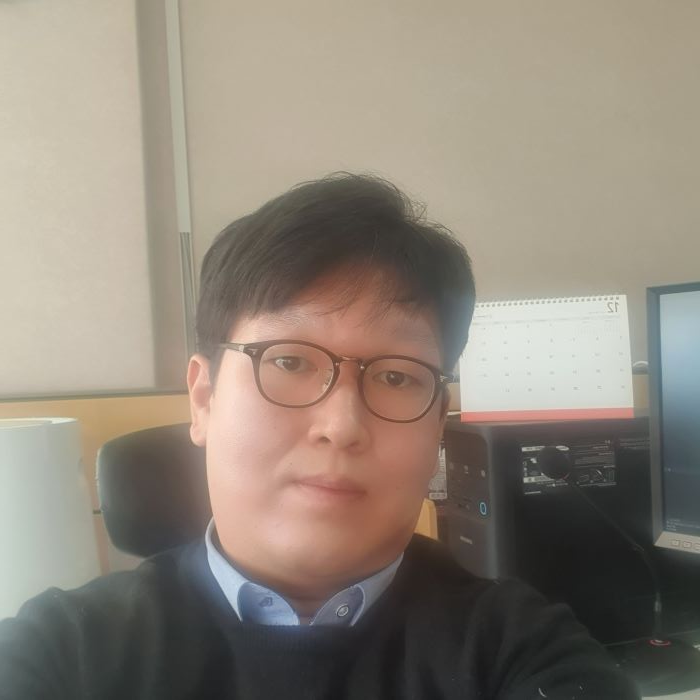
#> input picture image/my_face2.jpg, 700 x 700 px
$ python gender_detect.py
#> lines starting #> are read from the running program, lines starting #| are printed output that depends on the picture; after the words box and inside, x2 and y2 are one past the last pixel; in counts of white or black regions, pixels touching at a corner belong together
### util/CommUtils.py
import numpy as np, cv2

# 이미지 기울기 보정을 위한 함수
# 인자값1 : 원본이미지 / 인자값2 : 얼굴 중심 좌표 / 인자값3 : 양쪽 눈 중심좌표
# 결과값 : 보정된 이미지, 보정된 얼굴 중심 좌표
def doCorrectionImage(image, face_center, eye_centers):

    #양쪽 눈 좌표
    pt0, pt1 = eye_centers

    if pt0[0] > pt1[0]: pt0, pt1 = pt1, pt0

    # 두 좌표간 차분 계산
    dx, dy = np.subtract(pt1, pt0).astype(float)

    #역탄젠트로 기울기 계산
    angle = cv2.fastAtan2(dy, dx)

    # 계산된 기울기만큼 이미지 회전하기
    rot = cv2.getRotationMatrix2D(face_center, angle, 1)

    # 회전된 이미지를 원래 이미지 크기로 자르기
    size = image.shape[1::-1]

    # 보정된 이미지 생성
    correction_image = cv2.warpAffine(image, rot, size, cv2.INTER_CUBIC)

    # 눈 위치 보정
    eye_centers = np.expand_dims(eye_centers, axis=0)
    correction_centers = cv2.transform(eye_centers, rot)
    correction_centers = np.squeeze(correction_centers, axis=0)

    return correction_image, correction_centers

# 얼굴이미지로부터 상세 객체 탐지를 위한 함수
# 인자값1 : 얼굴 이미지 / 인자값2 : 얼굴 중심 좌표
# 결과값 : 윗머리, 귓밑머리, 입술, 얼굴 전체
def doDetectObject(face, center):
    w, h = face[2:4]
    center = np.array(center)

    # 얼굴영역 평균 비율
    # 얼굴 시작좌표 : 얼굴 증심으로부터 머리 시작좌표까지 평균 약 65%
    # 머리 끝 좌표 : 얼굴 증심으로부터 머리 끝좌표까지 평균 약 45%
    face_avg_rate = np.multiply((w,h), (0.45, 0.65))

    # 입술영역 평균 비율
    # 입술 시작좌표 : 입술 중심으로부터 얼굴높이의 평균 약 10%
    # 입술 끝 좌표 : 입술 증심으로부터 얼굴 너비의 평균 약 18%
    lib_avg_rate = np.multiply((w,h), (0.18, 0.1))

    # 얼굴 중심에서 머리 시작좌표로 이동
    pt1 = center - face_avg_rate

    # 얼굴 중심에서 머리 종료좌표로 이동
    pt2 = center + face_avg_rate

    # 얼굴 전체 영역
    face_all = roi(pt1, pt2-pt1)

    size = np.multiply(face_all[2:4], (1, 0.35))

    # 윗머리 영역
    face_up = roi(pt1, size)

    # 귀밑머리 영역
    face_down = roi(pt2-size, size)

    # 입술 중심 좌표(얼굴 중심의 약 30% 아래 위치함)
    lip_center = center + (0, h * 0.3)

    # 입술 중심에서 입술 시작좌표로 이동
    lip1 = lip_center - lib_avg_rate

    # 입술 중심에서 입술 끝좌표로 이동
    lip2 = lip_center + lib_avg_rate

    # 입술 영역
    lip = roi(lip1, lip2-lip1)

    return [face_up, face_down, lip, face_all]

# 이미지의 관심영역(ROI, Region of Interest)을 가져오기는 함수
# 인자값1 : 위치 / 인자값2 : 크기
# 결과값 : 영역 값
def roi(pt, size):
    return np.ravel([pt, size]).astype(int)

# 타원형으로 마스크 생성하는 함수
# 인자값1 : 원본 이미지 / 인자값2 : 세부 영역(윗머리, 귓밑머리, 입술, 얼굴 전체 중 하나)
# 인자값3 : 색상 / 인자값4 : 실선(사전 정의함)
# 결과값 : 타원형 마스크를 그린 이미지
def draw_ellipse(image, roi, color, thickness=cv2.FILLED):

    # 영역의 좌표 구하기
    x, y, w, h = roi

    # 영역의 자표로 부터 중심 좌표 구하기
    center = (x + w // 2, y + h // 2)

    # 타원 크기 설정하기(사람 얼굴 객체의 일반적인 타원 비율은 45%임)
    size = (int(w * 0.45), int(h * 0.45))

    # 타원 그리기
    cv2.ellipse(image, center, size, 0, 0, 360, color, thickness)

    return image

### gender_detect.py
# 생성한 CommUtils에 정의한 함수를 사용하기 위해 사용
from util.CommUtils import *

# 인식률을 높이기 위한 전처리
def preprocessing():
    # 분석하기 위한 이미지 불러오기
    image = cv2.imread("image/my_face2.jpg", cv2.IMREAD_COLOR)
#> image is the input picture: shape (700, 700, 3); mean B, G, R 121.1, 133.1, 142.7

    # 이미지가 존재하지 안으면, 에러 반환
    if image is None: return None, None

    # 이미지 크기 사이즈 변경하기
    image = cv2.resize(image, (700, 700))

    # 흑백사진으로 변경
    gray = cv2.cvtColor(image, cv2.COLOR_BGR2GRAY)
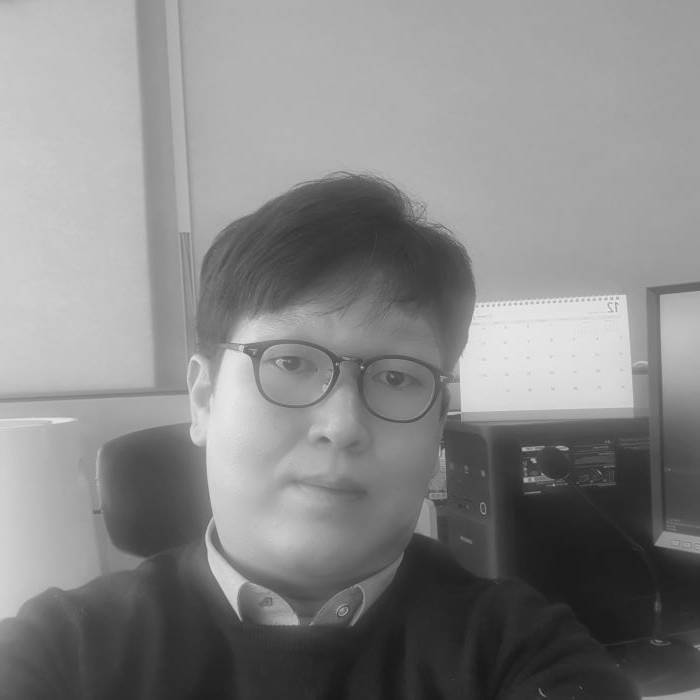
#> gray: shape (700, 700); min 23, max 236, mean 134.6

    # 변환한 흑백사진으로부터 히스토그램 평활화
    gray = cv2.equalizeHist(gray)
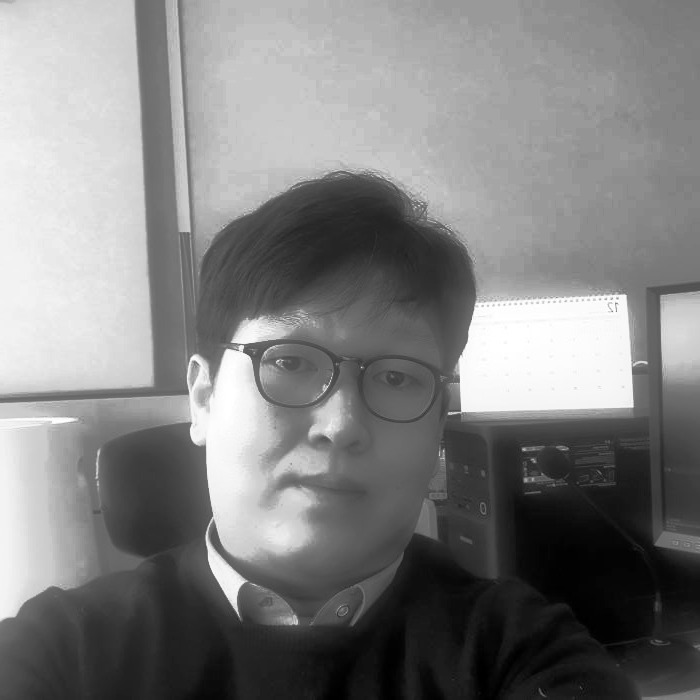
#> gray: shape (700, 700); min 0, max 255, mean 128.5

    return image, gray


# 학습된 얼굴 정면검출기 사용하기
face_cascade = cv2.CascadeClassifier("data/haarcascade_frontalface_alt2.xml")

# 학습된 눈 검출기 사용하기
eye_cascade = cv2.CascadeClassifier("data/haarcascade_eye_tree_eyeglasses.xml")

# 인식률을 높이기 위한 전처리 함수 호출
image, gray = preprocessing()  # 전처리

if image is None: raise Exception("영상 파일 읽기 에러")

# 얼굴 검출 수행(정확도 높이는 방법의 아래 파라미터를 조절함)
# 얼굴 검출은 히스토그램 평황화한 이미지 사용
# scaleFactor : 1.1
# minNeighbors : 인근 유사 픽셀 발견 비율이 2번 이상
# flags : 0 => 더이상 사용하지 않는 인자값
# 분석할 이미지의 최소 크기 : 가로 100, 세로 100
faces = face_cascade.detectMultiScale(gray, 1.1, 2, 0, (100, 100))
#> faces = [[171, 256, 301, 301]]

# 얼굴이 검출되었다면,
if faces.any():

    # 얼굴 위치 값을 가져오기
    x, y, w, h = faces[0]
#> x = 171; y = 256; w = 301; h = 301

    # 원본이미지로부터 얼굴영역 가져오기
    face_image = image[y:y + h, x:x + w]
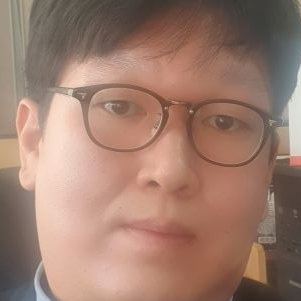
#> face_image: shape (301, 301, 3); mean B, G, R 110.1, 124.7, 157.8

    # 눈 검출 수행하기(정확도 높이는 방법의 아래 파라미터를 조절함)
    # 눈 검출은 얼굴 이미지 영역만 불러와 분석 수행
    # scaleFactor : 1.15
    # minNeighbors : 인근 유사 픽셀 발견 비율이 7번 이상
    # flags : 0 => 더이상 사용하지 않는 인자값
    # 분석할 이미지의 최소 크기 : 가로 25, 세로 20
    eyes = eye_cascade.detectMultiScale(face_image, 1.15, 7, 0, (25, 20))
#> eyes = [[96, 84, 45, 45], [199, 100, 47, 47]]

    # 눈을 찾을 수 있다면,
    if len(eyes) == 2:
        # 얼굴 가운데
        face_center = (x + w // 2.0, y + h // 2.0)  # 보정용 값(데이터 타입이 cv2.typing.Point2f 변경됨)
#> face_center = (321, 406)

        # 양쪽 눈 가운데 위치 값 가져오기
        eye_centers  = [[x+ex+ew//2, y+ey+eh//2] for ex,ey,ew,eh in eyes]
#> eye_centers = [[289, 362], [393, 379]]

        # 사진의 기울기 보정
        correction_image, correction_center = doCorrectionImage(image, face_center, eye_centers)
#> in doCorrectionImage, `pt0, pt1 = eye_centers`: pt0 = [289, 362]; pt1 = [393, 379]
#> in doCorrectionImage, `dx, dy = np.subtract(pt1, pt0).astype(float)`: dx = 104; dy = 17
#> in doCorrectionImage, `angle = cv2.fastAtan2(dy, dx)`: angle = 9.28
#> in doCorrectionImage, `rot = cv2.getRotationMatrix2D(face_center, angle, 1)`: rot = [[0.987, 0.161, -61.29], [-0.161, 0.987, 57.1]]
#> in doCorrectionImage, `correction_image = cv2.warpAffine(image, rot, size, cv2.INTER_CUBIC)`:
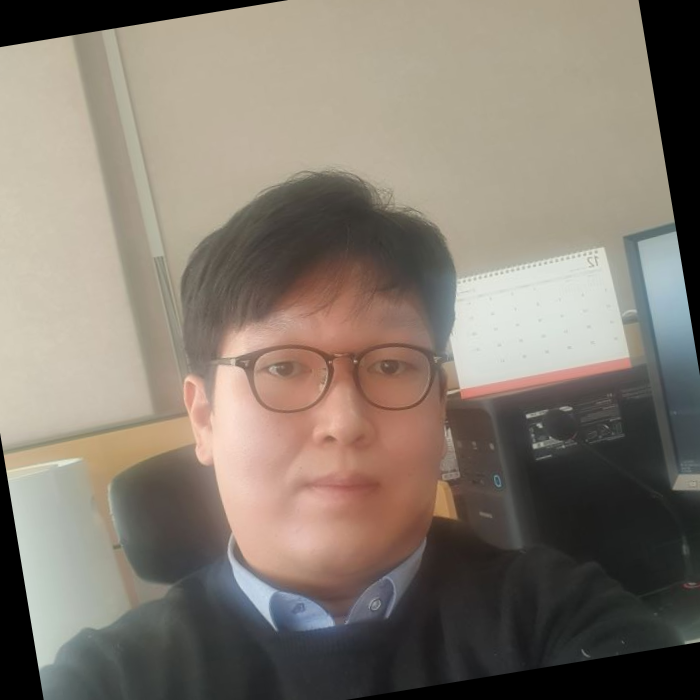
#> correction_image: shape (700, 700, 3); mean B, G, R 112.3, 123.3, 132.7
#> in doCorrectionImage, `eye_centers = np.expand_dims(eye_centers, axis=0)`: eye_centers = [[289, 362], [393, 379]]
#> in doCorrectionImage, `correction_centers = cv2.transform(eye_centers, rot)`: correction_centers = [[282, 368], [388, 368]]
#> correction_center = [[282, 368], [388, 368]]

        # 얼굴 상세 객체(윗머리, 귀밑머리, 입술) 찾기
        # rois[0] : 윗머리 / rois[1] : 귓밑머리 / rois[2] : 입술 / rois[3] : 얼굴 전체
        rois = doDetectObject(faces[0], face_center)
#> in doDetectObject, `w, h = face[2:4]`: w = 301
#> in doDetectObject, `center = np.array(center)`: center = [321, 406]
#> in doDetectObject, `face_avg_rate = np.multiply((w,h), (0.45, 0.65))`: face_avg_rate = [135.5, 195.7]
#> in doDetectObject, `lib_avg_rate = np.multiply((w,h), (0.18, 0.1))`: lib_avg_rate = [54.18, 30.1]
#> in doDetectObject, `pt1 = center - face_avg_rate`: pt1 = [185.5, 210.3]
#> in doDetectObject, `pt2 = center + face_avg_rate`: pt2 = [456.5, 601.6]
#> in doDetectObject, `face_all = roi(pt1, pt2-pt1)`: face_all = [185, 210, 270, 391]
#> in doDetectObject, `size = np.multiply(face_all[2:4], (1, 0.35))`: size = [270, 136.8]
#> in doDetectObject, `face_up = roi(pt1, size)`: face_up = [185, 210, 270, 136]
#> in doDetectObject, `face_down = roi(pt2-size, size)`: face_down = [186, 464, 270, 136]
#> in doDetectObject, `lip_center = center + (0, h * 0.3)`: lip_center = [321, 496.3]
#> in doDetectObject, `lip1 = lip_center - lib_avg_rate`: lip1 = [266.8, 466.2]
#> in doDetectObject, `lip2 = lip_center + lib_avg_rate`: lip2 = [375.2, 526.4]
#> in doDetectObject, `lip = roi(lip1, lip2-lip1)`: lip = [266, 466, 108, 60]
#> rois = [[185, 210, 270, 136], [186, 464, 270, 136], [266, 466, 108, 60], [185, 210, 270, 391]]

        # 보정된 사진 전체를 마스크만들기
        base_mask = np.full(correction_image.shape[:2], 255, np.uint8)

        # 얼굴 전체 마스크 만들기(사람의 얼굴은 평균 약 45% 타원으로 구성됨)
        # 얼굴 영역을 연산하기 않기 위해 색상을 검정색(값 : 0)으로 설정함
        face_mask = draw_ellipse(base_mask, rois[3], 0, -1)
#> in draw_ellipse, `x, y, w, h = roi`: x = 185; y = 210; w = 270; h = 391
#> in draw_ellipse, `center = (x + w // 2, y + h // 2)`: center = (320, 405)
#> in draw_ellipse, `size = (int(w * 0.45), int(h * 0.45))`: size = (121, 175)
#> in draw_ellipse, `cv2.ellipse(image, center, size, 0, 0, 360, color, thickness)`:
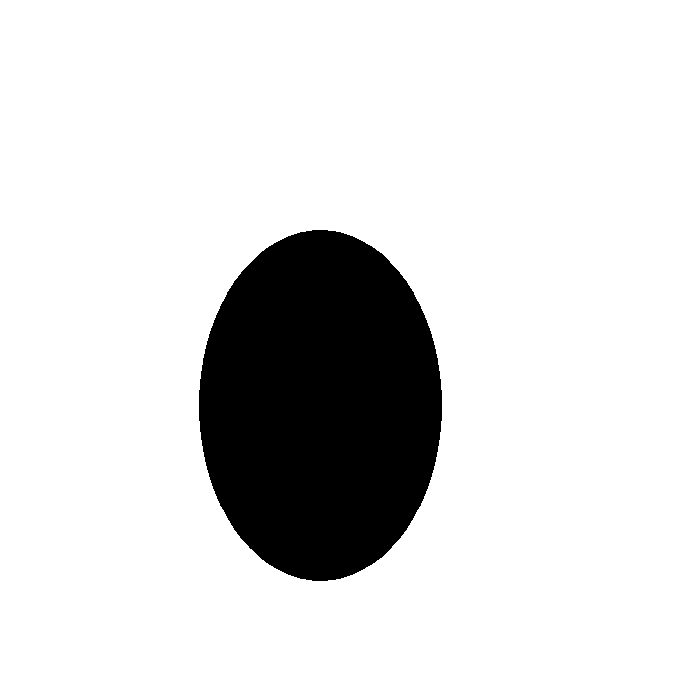
#> image: shape (700, 700); 86.4% white; 1 black region, box (x1, y1, x2, y2) and area: (199, 230, 442, 581) 66873

        # 입술 마스크 만들기(사람의 얼굴은 평균 약 45% 타원으로 구성됨)
        # 입술 영역을 연산하기 위해 색상을 흰색(값 : 255)으로 설정함
        lip_mask = draw_ellipse(np.copy(base_mask), rois[2], 255)
#> call 2 of draw_ellipse, with roi = array of shape (4,), color = 255, thickness = -1
#> in draw_ellipse (call 2), `x, y, w, h = roi`: x = 266; y = 466; w = 108; h = 60
#> in draw_ellipse (call 2), `center = (x + w // 2, y + h // 2)`: center = (320, 496)
#> in draw_ellipse (call 2), `size = (int(w * 0.45), int(h * 0.45))`: size = (48, 27)
#> in draw_ellipse (call 2), `cv2.ellipse(image, center, size, 0, 0, 360, color, thickness)`:
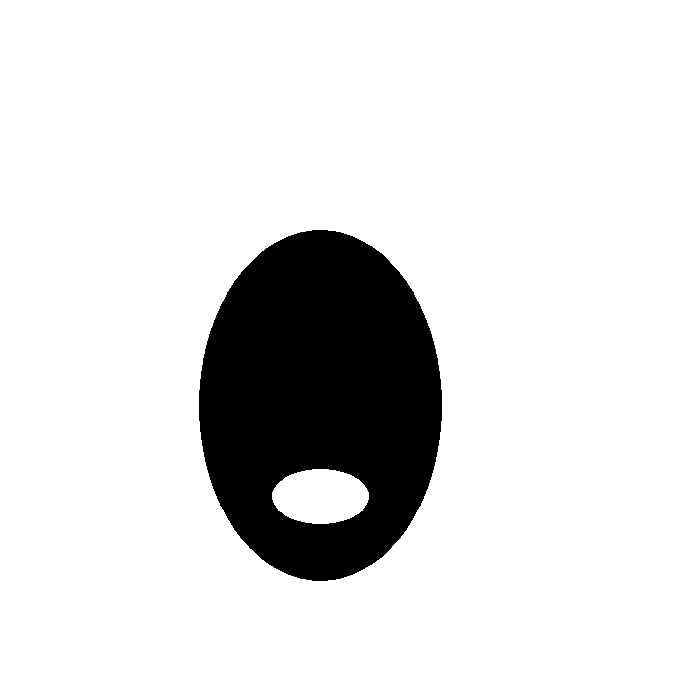
#> image: shape (700, 700); 87.2% white; 1 black region, box (x1, y1, x2, y2) and area: (199, 230, 442, 581) 62692

        # 윗머리용 얼굴전체 마스크, 귓밑머리용 얼굴전체 마스크, 입술마스크, 입술 제외용 마스크를 masks 저장
        masks = [face_mask, face_mask, lip_mask, ~lip_mask]

        # 만들어 놓은 마스크에 얼굴 상세 객체의 크기에 맞게 다시 저장함
        masks = [mask[y:y + h, x:x + w] for mask, (x, y, w, h) in zip(masks, rois)]
#> masks = 4 items

        # 얼굴 영역별 이미지 생성
        subs = [correction_image[y:y+h, x:x+w] for x, y, w, h in rois]
#> subs = 4 items

        # calcHist 파라미터 설명
        # 첫번째 파라미터(images) : 분석할 이미지 파일
        # 두번째 파라미터(Channel) : 컬러이미지(BGR)이면, 배열 값 3개로 정의
        # 세번째 파라미터(Mask) : 분석할 영역의 형태인 mask
        # 네번째 파라미터(histSize) : 히스토그램의 hist 크기, 예 : 128이면 256/128 = 2 => 픽셀 2개를 1개의 픽셀로 합쳐서 연산함
        # 다섯번째 파라미터(범위) : 컬러이미지(BGR)이면 0- 256까지 배열
        hists = [cv2.calcHist([sub], [0, 1, 2], mask, (128, 128, 128), (0, 256, 0, 256, 0, 256)) for sub, mask
                 in zip(subs, masks)]
#> hists = 4 items

        # 각 얼굴 영역별 히스트 값의 평균 구함
        hists = [h / np.sum(h) for h in hists]

        # 얼굴색과 입술색 비교 / HISTCMP_CORREL : 1에 가까울수록 유사함
        sim1 = cv2.compareHist(hists[3], hists[2], cv2.HISTCMP_CORREL)
#> sim1 = 0.229

        # 윗머리와 귓밑머리 비교 / HISTCMP_CORREL : 1에 가까울수록 유사함
        sim2 = cv2.compareHist(hists[0], hists[1], cv2.HISTCMP_CORREL)
#> sim2 = -0.0248

        # 여자 남자 구별하도록 만든 공식
        # 얼굴색과 입술색이 0.2보다 크면 0.2로 정의함
        criteria = 0.2 if sim1 > 0.2 else 0.1
#> criteria = 0.2

        # 윗머리와 귓밑머리 유사도가 얼굴색과 입술색 유사도보다 크면 여성
        value = sim2 > criteria
#> value = False

        # 출력 문구
        text = "Woman" if value else "Man"
#> text = 'Man'

        #이미지에 표기할 문구
        cv2.putText(image, text, (0, 30), cv2.FONT_HERSHEY_SIMPLEX, 1, (0, 0, 0), 2)
#> image: shape (700, 700, 3)

        # 사이즈 변경된 이미지로 출력하기
        cv2.imshow("MyFace", image)

    else:
        print("눈 미검출")

else:
    print("얼굴 미검출")

# 입력받는 것 대기하기, 작성안하면, 결과창이 바로 닫힘
cv2.waitKey(0)

$ run again, with image/my_face.jpg copied over image/my_face2.jpg
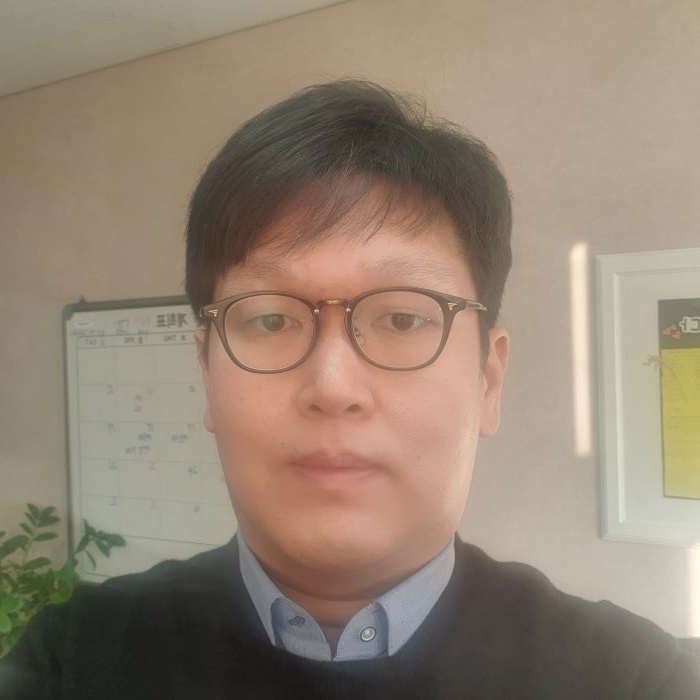
#> input picture image/my_face.jpg, 700 x 700 px
#> in preprocessing, image is the input picture: shape (700, 700, 3); mean B, G, R 114.4, 131.2, 147.6
#> faces = [[164, 190, 351, 351]]
#> `x, y, w, h = faces[0]`: x = 164; y = 190; w = 351
#> `face_image = image[y:y + h, x:x + w]`:
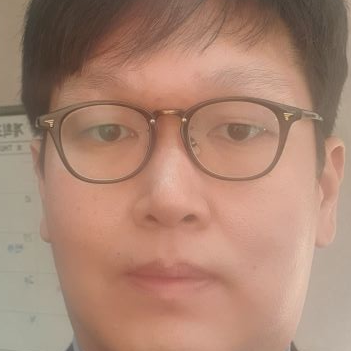
#> face_image: shape (351, 351, 3); mean B, G, R 114.9, 133.6, 170.8
#> eyes = [[82, 106, 56, 56], [210, 104, 55, 55]]
#> face_center = (339, 365)
#> `eye_centers  = [[x+ex+ew//2, y+ey+eh//2] for ex,ey,ew,eh in eyes]`: eye_centers = [[274, 324], [401, 321]]
#> in doCorrectionImage, `pt0, pt1 = eye_centers`: pt0 = [274, 324]; pt1 = [401, 321]
#> dx = 127; dy = -3
#> angle = 358.6
#> rot = [[1, -0.0236, 8.71], [0.0236, 1, -7.9]]
#> in doCorrectionImage, `eye_centers = np.expand_dims(eye_centers, axis=0)`: eye_centers = [[274, 324], [401, 321]]
#> correction_centers = [[275, 322], [402, 322]]
#> in doDetectObject, `w, h = face[2:4]`: w = 351
#> in doDetectObject, `center = np.array(center)`: center = [339, 365]
#> face_avg_rate = [158, 228.2]
#> lib_avg_rate = [63.18, 35.1]
#> in doDetectObject, `pt1 = center - face_avg_rate`: pt1 = [181, 136.8]
#> pt2 = [497, 593.1]
#> face_all = [181, 136, 315, 456]
#> in doDetectObject, `size = np.multiply(face_all[2:4], (1, 0.35))`: size = [315, 159.6]
#> face_up = [181, 136, 315, 159]
#> face_down = [181, 433, 315, 159]
#> lip_center = [339, 470.3]
#> lip1 = [275.8, 435.2]
#> lip2 = [402.2, 505.4]
#> lip = [275, 435, 126, 70]
#> rois = [[181, 136, 315, 159], [181, 433, 315, 159], [275, 435, 126, 70], [181, 136, 315, 456]]
#> in draw_ellipse, `x, y, w, h = roi`: x = 181; y = 136; w = 315; h = 456
#> in draw_ellipse, `center = (x + w // 2, y + h // 2)`: center = (338, 364)
#> in draw_ellipse, `size = (int(w * 0.45), int(h * 0.45))`: size = (141, 205)
#> in draw_ellipse (call 2), `x, y, w, h = roi`: x = 275; y = 435; w = 126; h = 70
#> in draw_ellipse (call 2), `center = (x + w // 2, y + h // 2)`: center = (338, 470)
#> in draw_ellipse (call 2), `size = (int(w * 0.45), int(h * 0.45))`: size = (56, 31)
#> in draw_ellipse (call 2), `cv2.ellipse(image, center, size, 0, 0, 360, color, thickness)`:
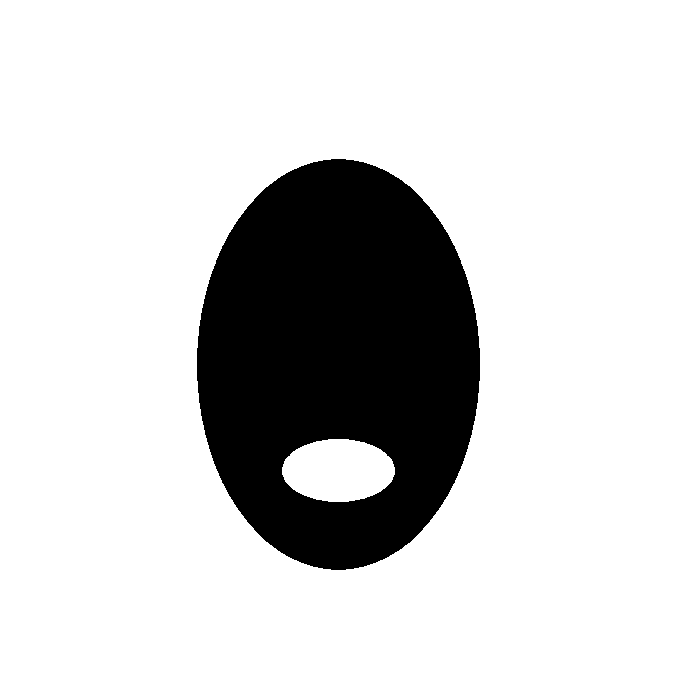
#> image: shape (700, 700); 82.5% white; 1 black region, box (x1, y1, x2, y2) and area: (197, 159, 480, 570) 85676
#> masks = 4 items
#> sim1 = 0.178
#> sim2 = -0.0166
#> criteria = 0.1
#> value = False
#> text = 'Man'
